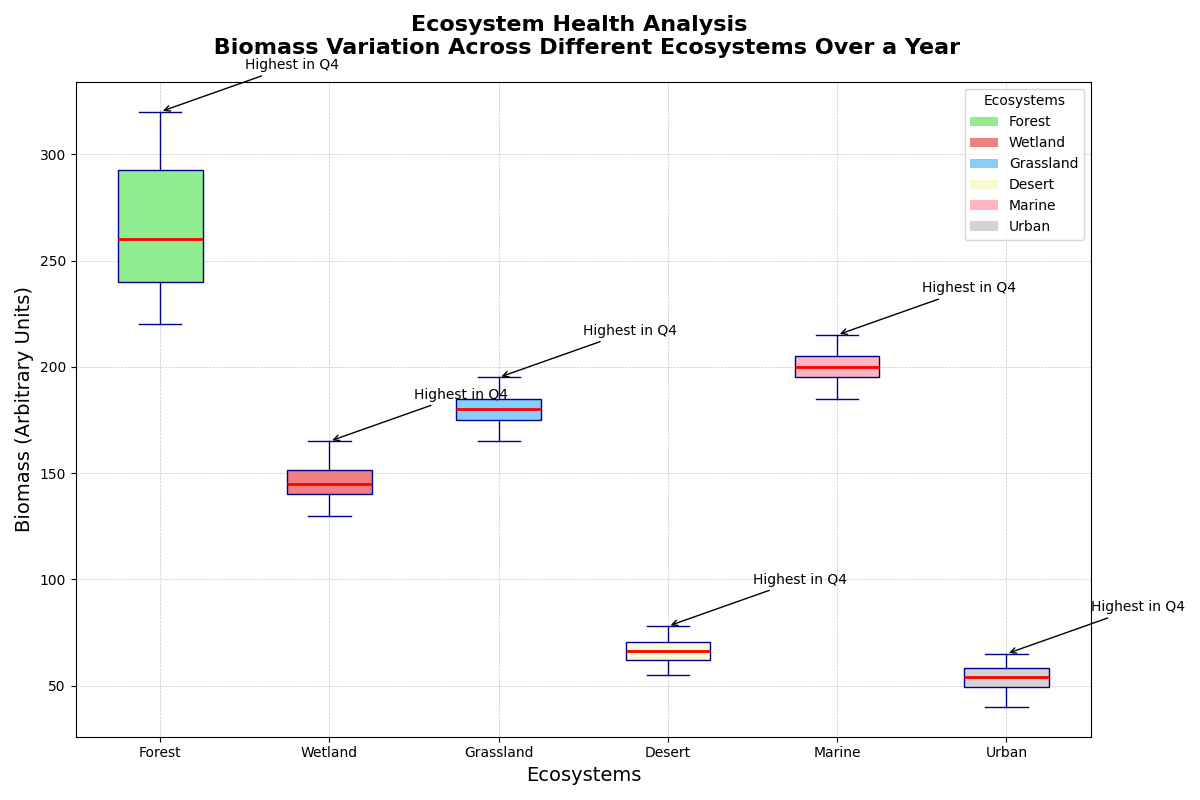

Python code for this plot:
import matplotlib.pyplot as plt
import numpy as np
from matplotlib.patches import Patch

# New Biomass data (in arbitrary units) for Urban ecosystem over four quarters
urban_biomass = [50, 55, 60, 65, 47, 53, 58, 63, 45, 50, 55, 60, 40, 45, 50, 55]

# Updated dataset for Box Plot
biomass_data = [
    [250, 270, 300, 320, 240, 260, 290, 310, 230, 250, 280, 300, 220, 230, 240, 260], # Forest
    [150, 155, 160, 165, 140, 145, 150, 155, 135, 140, 145, 150, 130, 135, 140, 145], # Wetland
    [180, 185, 190, 195, 175, 180, 185, 190, 170, 175, 180, 185, 165, 170, 175, 180], # Grassland
    [70, 72, 75, 78, 65, 68, 70, 73, 60, 63, 65, 68, 55, 58, 60, 63], # Desert
    [200, 205, 210, 215, 195, 200, 205, 210, 190, 195, 200, 205, 185, 190, 195, 200], # Marine
    urban_biomass
]

# Updated labels for each ecosystem
ecosystems = ["Forest", "Wetland", "Grassland", "Desert", "Marine", "Urban"]

# Create Figure and Axis
fig, ax = plt.subplots(figsize=(12, 8))

# Plot
boxplots = ax.boxplot(biomass_data, patch_artist=True,
                    boxprops=dict(facecolor='lightblue', color='darkblue'),
                    whiskerprops=dict(color='darkblue'),
                    capprops=dict(color='darkblue'),
                    medianprops=dict(color='red', linewidth=2),
                    flierprops=dict(marker='o', color='red', alpha=0.5))

# Colors
colors = ['lightgreen', 'lightcoral', 'lightskyblue', 'lightgoldenrodyellow', 'lightpink', 'lightgray']
for patch, color in zip(boxplots['boxes'], colors):
    patch.set_facecolor(color)

# Labels
ax.set_xticklabels(ecosystems)
ax.set_title('Ecosystem Health Analysis \n Biomass Variation Across Different Ecosystems Over a Year', fontsize=16, fontweight='bold', pad=20)
ax.set_xlabel('Ecosystems', fontsize=14)
ax.set_ylabel('Biomass (Arbitrary Units)', fontsize=14)

# Grid
ax.grid(True, linestyle='--', linewidth=0.5, alpha=0.7)

# Legend
legend_elements = [Patch(facecolor=color, label=ecosystem) for color, ecosystem in zip(colors, ecosystems)]
ax.legend(handles=legend_elements, title='Ecosystems', loc='upper right', fontsize=10)

# Annotations
annotations = [
    ('Highest in Q4', 3, 320, 'forest'), # Index of 3 corresponds to Q4 for Forest
    ('Highest in Q4', 3, 165, 'wetland'),
    ('Highest in Q4', 3, 195, 'grassland'),
    ('Highest in Q4', 3, 78, 'desert'),
    ('Highest in Q4', 3, 215, 'marine'),
    ('Highest in Q4', 3, 65, 'urban')
]

for text, x, y, ecosystem in annotations:
    ecosystem_idx = ecosystems.index(ecosystem.capitalize())
    ax.annotate(text, xy=(ecosystem_idx + 1, y), xytext=(ecosystem_idx + 1.5, y + 20),
                arrowprops=dict(arrowstyle='->', connectionstyle='arc3', color='black'),
                fontsize=10, color='black')

plt.tight_layout()
plt.show()
